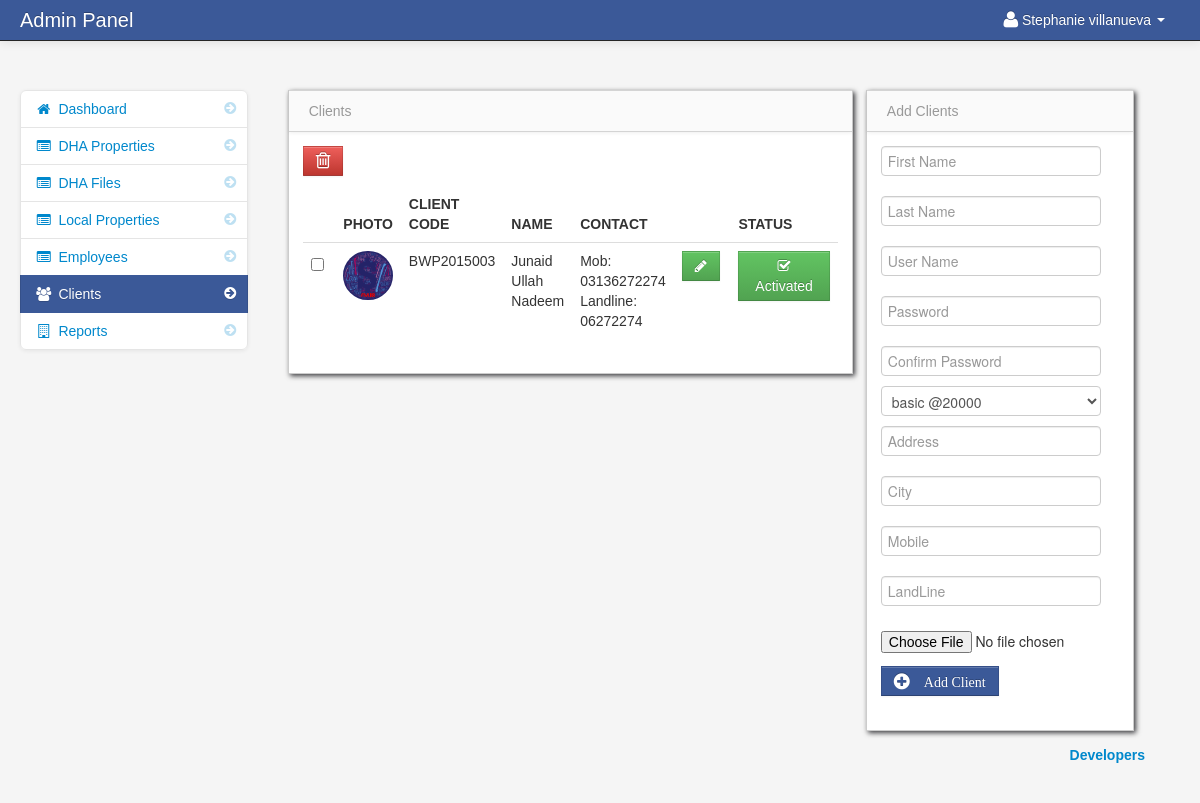
Screenshot of /admin/client.php (signed in) with the database file from the repository.
### tables this page shows
CREATE TABLE IF NOT EXISTS `users` (
  `user_id` int(11) NOT NULL AUTO_INCREMENT,
  `username` varchar(100) NOT NULL,
  `password` varchar(100) NOT NULL,
  `firstname` varchar(100) NOT NULL,
  `lastname` varchar(100) NOT NULL,
  PRIMARY KEY (`user_id`)
);

CREATE TABLE IF NOT EXISTS `client` (
  `clientid` int(11) NOT NULL AUTO_INCREMENT,
  `clientcode` varchar(20) NOT NULL,
  `userid` int(11) NOT NULL,
  `fname` text NOT NULL,
  `lname` text NOT NULL,
  `mobile` text,
  `landline` text,
  `address` text,
  `city` text NOT NULL,
  `picture` text NOT NULL,
  `status` enum('active','deactive') NOT NULL,
  PRIMARY KEY (`clientid`)
);

### admin/session.php (called while the page is built, shortened)
<?php
$session_id=$_SESSION['id'];
?>

### admin/client_table.php (the view, shortened to what this page needs)
<div id="block_bg" class="block" style="margin-top: 30px;">
                            <div class="navbar navbar-inner block-header">
                            <div class="muted pull-left">Clients</div>
                            </div>
                            <div class="block-content collapse in" >
                                <div class="span12">
								<form action="delete_client.php" method="post">
  									<table cellpadding="0" cellspacing="0" border="0" class="table" id="example">
									<a data-toggle="modal" href="#client_delete" id="delete"  class="btn btn-danger" name=""><i class="icon-trash icon-large"></i></a>
										<thead>
										    <tr>
                                    <th></th>
                                    <th>Photo</th>
                                    <th>Client Code</th>
                                    <th>Name </th>
									<th>Contact </th>
									<th></th>
                                    <th>Status</th>
                                </tr>
										</thead>
										<tbody>
												 <?php
                                    $query = mysql_query("select * from client") or die(mysql_error());
                                    while ($row = mysql_fetch_array($query)) {
                                    $id = $row['clientid'];
                                    $teacher_stat = $row['status'];
                                        ?>
									<tr>
										<td width="30">
										<input id="optionsCheckbox" class="uniform_on" name="selector[]" type="checkbox" value="<?php echo $id; ?>">
										</td>
                                    <td width="40">
									<img class="img-circle" alt="images/no-image-found.jpg" onError="this.onerror=null;this.src='images/no-image-found.jpg';" src="<?php echo $row['picture']; ?>" height="50" width="50"></td>
									<td> <?php echo $row['clientcode']; ?></td>
									<td><?php echo $row['fname'] . " " . $row['lname']; ?></td>
                                    <td><?php echo "Mob: ".$row['mobile']. "\n Landline: ". $row['landline'] ; ?></td>
									<td width="50"><a href="edit_client.php<?php echo '?id='.$id; ?>" class="btn btn-success"><i class="icon-pencil"></i></a></td>
									<?php if ($teacher_stat == 'active' ){ ?>
									<td width="120"><a href="de_activate_client.php<?php echo '?id='.$id; ?>" class="btn btn-danger"><i class="icon-remove"></i> Deactivate</a></td>
									<?php }else{ ?>
									<td width="120"><a href="activate_client.php<?php echo '?id='.$id; ?>" class="btn btn-success"><i class="icon-check"></i> Activated</a></td>
									<?php } ?>
                                </tr>
                            <?php } ?>
										</tbody>
									</table>
									</form>
								</div>
							</div>
							</div>

### admin/navbar.php (shortened to what this page needs)
<div class="navbar navbar-fixed-top navbar-inverse">
          <div class="navbar-inner">
              <div class="container-fluid">
                  <span class="brand" href="#">Admin Panel</span>
                  <div class="nav-collapse collapse">
                      <ul class="nav pull-right">
				<?php $query= mysql_query("select * from users where user_id = '$session_id'")or die(mysql_error());
						$row = mysql_fetch_array($query);
				?>
                          <li class="dropdown">
                              <a href="#" role="button" class="dropdown-toggle" data-toggle="dropdown"> <i class="icon-user icon-large"></i><?php echo $row['firstname']." ".$row['lastname'];  ?> <i class="caret"></i>
                              </a>
                          </li>
                      </ul>
                  </div>
              </div>
          </div>
      </div>

### admin/assets/styles.css (style rules this page uses)
body { padding-top: 60px; padding-bottom: 40px; background-color: #f5f5f5; }
.block { background: url("../images/pixel-60fff.png") repeat scroll 0 0 rgba(0, 0, 0, 0) !important; border: 1px solid #ccc; background: white; margin: 1em 0em; border-top: none; -webkit-box-shadow: 2px 2px 5px rgba(0, 0, 6, 0.75); -moz-box-shadow: 2px 2px 5px rgba(0, 0, 6, 0.75); box-shadow: 2px 2px 5px rgba(0, 0, 6, 0.75); }
.block-content { margin: 1em; min-height: .25em; }
.block-header { margin-bottom: 0px; border-right: none; border-left: none; -webkit-border-radius: 0px; -moz-border-radius: 0px; border-radius: 0px; }
.block-header div { padding-top: 10px; }

### rows the page displays
users: firstname "Stephanie", lastname "villanueva"
client: picture (picture), clientcode "BWP2015003", fname "Junaid Ullah", lname "Nadeem", mobile "03136272274", landline "06272274"

### other values shown
form field membership "basic @20000"
